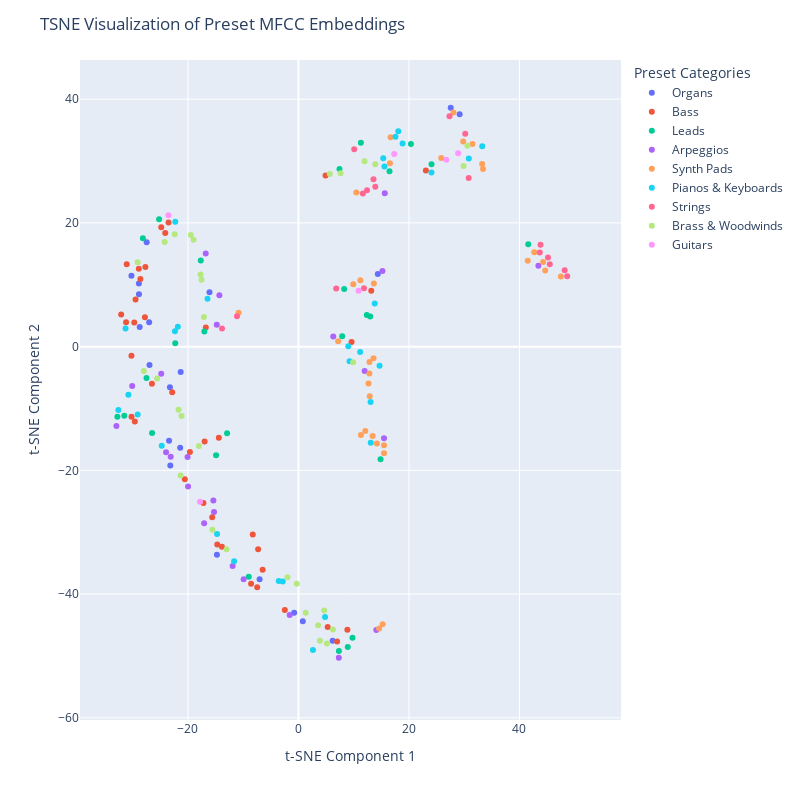

The code cell stored with this chart in its notebook:
### Markdown cell above
## Create the TSNE Plot

---

Let's now use Plotly to visualize these embeddings!

### Code cell
## Create the TSNE Plot with plotly
fig = px.scatter(df_filtered, x='x', y='y', color='categorized_name',hover_data=['preset_name', 'categorized_name'], width=800, height=800)

# add a legend
fig.update_layout(showlegend=True)

# add a title
fig.update_layout(title='TSNE Visualization of Preset MFCC Embeddings')

# add a hover label
fig.update_traces(hovertemplate='Preset Name: %{customdata[0]}<br>Categorized Name: %{customdata[1]}')

# obtain the data bounds
x_min = np.min(filtered_transformed_data[:, 0])*1.2
x_max = np.max(filtered_transformed_data[:, 0])*1.2
y_min = np.min(filtered_transformed_data[:, 1])*1.2
y_max = np.max(filtered_transformed_data[:, 1])*1.2

# add some extra info to the plot
fig.update_layout(
    width=800,
    height=800,
    xaxis_title='t-SNE Component 1',
    yaxis_title='t-SNE Component 2',
    legend_title='Preset Categories',
    xaxis=dict(range=[x_min, x_max]),
    yaxis=dict(range=[y_min, y_max]),
)   

# show the plot
fig.show()

### Figure 1 — Plotly figure (JSON) as saved in the notebook; plotly's stock layout.template omitted (floating-point values rounded to 4 significant figures)
{"data": [{"customdata": [["MT Tailwhip Organ (2)", "Organs"], ["ORG Organ 2 FMR", "Organs"], ["ORG Another Organ FMR", "Organs"], ["ORG Spartacus IX FMR", "Organs"], ["ORG Jazz Organ FMR", "Organs"], ["ORG Spartacus XI FMR", "Organs"], ["ORG Spartacus XII FMR", "Organs"], ["ORG Church Organ Positive FMR", "Organs"], ["ORG Church Organ Gated FMR", "Organs"], ["ORG Organ 1 FMR", "Organs"], ["ORG Spartacus X FMR", "Organs"], ["ORG Church Organ Full Pipes 1 FMR", "Organs"], ["ORG Synthesizer Organ 2 FMR", "Organs"], ["ORG Organ 3 FMR", "Organs"], ["ORG Synthesizer Organ 1 FMR", "Organs"], ["ORG Church Organ Full Pipes 2 FMR", "Organs"], ["MT Tailwhip Organ", "Organs"], ["14 Organ 1", "Organs"], ["15 Organ 2", "Organs"], ["61 Synthesizer Organ", "Organs"], ["16 Organ 3", "Organs"]], "hovertemplate": "Preset Name: %{customdata[0]}<br>Categorized Name: %{customdata[1]}", "legendgroup": "Organs", "marker": {"color": "#636efa", "symbol": "circle"}, "mode": "markers", "name": "Organs", "orientation": "v", "showlegend": true, "type": "scatter", "x": [-21.32, -23.42, -23.27, -27.02, -28.74, -28.89, -28.87, 14.37, -23.2, -26.96, -27.47, 29.17, -14.76, -30.23, -21.41, 27.56, -16.11, -7.032, -0.7848, 6.183, 0.7851], "xaxis": "x", "y": [-4.109, -15.22, -6.579, 3.922, 3.178, 10.2, 8.472, 11.74, -19.21, -2.981, 16.88, 37.55, -33.64, 11.47, -16.36, 38.61, 8.805, -37.59, -43.02, -47.53, -44.4], "yaxis": "y"}, {"customdata": [["Phasing Island Bass", "Bass"], ["Mono Pulse Bass", "Bass"], ["08-15 Bass", "Bass"], ["Classic Saw Bass", "Bass"], ["Funky Mod Bass", "Bass"], ["Ultra Deep Bass", "Bass"], ["FN-Bassliner-BAS", "Bass"], ["FN-Dark Bass II-BAS", "Bass"], ["FN-Flow Bass-BAS", "Bass"], ["FN-High Noise-BAS", "Bass"], ["FN-Wobblelike Bass-BAS", "Bass"], ["FN-Dark Bass-BAS", "Bass"], ["FN-Nostalgic Bass-BAS", "Bass"], ["FN-C64ish Bass", "Bass"], ["FN-Basslover", "Bass"], ["FN-Bass Wobbler-BAS", "Bass"], ["FN-Wobblebass-BAS", "Bass"], ["FN-Bass Lover-ARP", "Bass"], ["BAS Square Bass FMR", "Bass"], ["BAS Pulse Bass 1 FMR", "Bass"], ["BAS Acid Bass 2 FMR", "Bass"], ["BAS Acid Bass 1 FMR", "Bass"], ["BAS Acid Bass 4 FMR", "Bass"], ["BAS Pulse Bass 2 FMR", "Bass"], ["BAS Round Bass 2 FMR", "Bass"], ["BAS Synth Bass 2 FMR", "Bass"], ["BAS Acid Bass 3 FMR", "Bass"], ["BAS Wire Bass FMR", "Bass"], ["BAS Love Bass FMR", "Bass"], ["BAS Hooverish Bass FMR", "Bass"], ["BAS Basso Profondo FMR", "Bass"], ["BAS Synth Bass 1 FMR", "Bass"], ["BAS Round Bass 1 FMR", "Bass"], ["PRC Thump Bass Drum FMR", "Bass"], ["DRN Waving Bass Drone FMR", "Bass"], ["ARP Bass Arpeggio FMR", "Bass"], ["The Difference Bass", "Bass"], ["32 Bass 2", "Bass"], ["31 Bass 1", "Bass"]], "hovertemplate": "Preset Name: %{customdata[0]}<br>Categorized Name: %{customdata[1]}", "legendgroup": "Bass", "marker": {"color": "#EF553B", "symbol": "circle"}, "mode": "markers", "name": "Bass", "orientation": "v", "showlegend": true, "type": "scatter", "x": [-6.483, 5.285, -2.469, 8.851, 7.002, -7.471, -16.98, -8.269, -16.77, -29.62, -8.578, -7.299, -20.57, -14.41, -32.09, -14.7, -30.22, 23.06, -28.89, -27.71, -26.52, -27.79, -31.2, -24.12, -28.61, -29.72, -30.23, -24.84, -29.49, 9.611, -23.51, -22.85, 4.905, -31.09, 13.17, -19.65, -15.61, -13.85, -17.2], "xaxis": "x", "y": [-36.05, -45.32, -42.55, -45.76, -47.65, -38.9, -15.32, -30.36, 3.106, -12.1, -38.31, -32.75, -21.44, -14.73, 5.175, -32.0, -11.33, 28.46, 12.57, 12.87, -6.003, 4.755, 3.931, 18.35, 10.95, 3.912, -1.455, 19.29, 7.62, 0.7575, 20.07, -7.367, 27.67, 13.31, 9.037, -17.03, -27.57, -32.34, -25.27], "yaxis": "y"}, {"customdata": [["Big Lead", "Leads"], ["Super Funky Lead", "Leads"], ["Mellow LoFi Lead", "Leads"], ["FN-Analog Lead-FN", "Leads"], ["FN-Nostalgicer Lead-LEA", "Leads"], ["FN-Plastic Lead-LEA", "Leads"], ["FN-I Need Lead-LEA", "Leads"], ["FN-Filter Lead-LEA", "Leads"], ["LED Big Lead 2 FMR", "Leads"], ["LED Sing Like a Cat FMR", "Leads"], ["LED Spartacus III FMR", "Leads"], ["LED Calliope FMR", "Leads"], ["LED Spartacus IV FMR", "Leads"], ["LED Spartacus II FMR", "Leads"], ["LED Reed 1 FMR", "Leads"], ["LED Big Lead 1 FMR", "Leads"], ["LED Flutey Vibrato Solo FMR", "Leads"], ["LED Silk Road Lead FMR", "Leads"], ["LED Reed 3 FMR", "Leads"], ["LED PWM Lead FMR", "Leads"], ["LED Violin FMR", "Leads"], ["LED Square Lead FMR", "Leads"], ["LED Meeaow Lead FMR", "Leads"], ["LED LFO Lead FMR", "Leads"], ["LED Tin Whistle FMR", "Leads"], ["MT Tailwhip Lead", "Leads"]], "hovertemplate": "Preset Name: %{customdata[0]}<br>Categorized Name: %{customdata[1]}", "legendgroup": "Leads", "marker": {"color": "#00cc96", "symbol": "circle"}, "mode": "markers", "name": "Leads", "orientation": "v", "showlegend": true, "type": "scatter", "x": [-8.998, 7.317, 8.917, 8.274, 14.85, 12.37, 12.98, -12.92, -32.77, -17.03, 7.423, -28.16, 16.48, -17.68, -31.52, -25.22, 9.773, 7.913, -22.3, 24.08, -27.5, 41.59, 20.36, 11.3, -26.5, -14.91], "xaxis": "x", "y": [-37.2, -49.2, -48.55, 9.334, -18.22, 5.099, 4.85, -14.0, -11.35, 2.463, 28.73, 17.53, 28.35, 13.93, -11.19, 20.59, -47.04, 1.688, 0.5595, 29.49, -5.086, 16.54, 32.75, 32.97, -13.95, -17.57], "yaxis": "y"}, {"customdata": [["Dream Arp", "Arpeggios"], ["FN-Free Willy-ARP", "Arpeggios"], ["FN-Backwards ARP", "Arpeggios"], ["FN-Anastyle-ARP", "Arpeggios"], ["FN-Percussive Plugger2-ARP", "Arpeggios"], ["FN-Percussive Plugger-ARP", "Arpeggios"], ["FN-Pluggiolator-ARP", "Arpeggios"], ["FN-C64ish Arp", "Arpeggios"], ["FN-Anastyle II-ARP", "Arpeggios"], ["FN-One Finger Show-ARP", "Arpeggios"], ["FN-Percussive Plugger3-ARP", "Arpeggios"], ["FN-Rhytmic Noise-ARP", "Arpeggios"], ["ARP Swinging Arpeggio FMR", "Arpeggios"], ["ARP PWM LFO Arpeggio FMR", "Arpeggios"], ["ARP KS-TD Arpeggio FMR", "Arpeggios"], ["ARP Play Just One Note FMR", "Arpeggios"], ["ARP Random Arpeggiated PWM FMR", "Arpeggios"], ["ARP String Machine Arpeggio FMR", "Arpeggios"], ["ARP Ravers Arp FMR", "Arpeggios"], ["ARP Cold Thinking Arpeggio FMR", "Arpeggios"], ["ARP Berlin School Arpeggio FMR", "Arpeggios"], ["ARP Wisteria Spot FMR", "Arpeggios"], ["ARP Stringish Arp FMR", "Arpeggios"], ["ARP Circles Arpeggio FMR", "Arpeggios"]], "hovertemplate": "Preset Name: %{customdata[0]}<br>Categorized Name: %{customdata[1]}", "legendgroup": "Arpeggios", "marker": {"color": "#ab63fa", "symbol": "circle"}, "mode": "markers", "name": "Arpeggios", "orientation": "v", "showlegend": true, "type": "scatter", "x": [15.49, -9.926, -17.07, -1.589, -23.13, -23.96, -15.28, 7.302, -15.4, -11.92, -30.09, 14.09, 6.301, -19.98, 11.98, 15.62, -16.79, 43.42, -14.79, -32.95, 15.2, -14.31, -24.84, -20.07], "xaxis": "x", "y": [-14.8, -37.61, -28.57, -43.37, -17.78, -17.06, -26.71, -50.29, -24.87, -35.46, -6.354, -45.79, 1.636, -22.62, -3.926, 24.78, 15.04, 13.09, 3.551, -12.83, 12.21, 8.325, -4.383, -17.85], "yaxis": "y"}, {"customdata": [["FN-Dark Night-PAD", "Synth Pads"], ["FN-Analog Feeling-PAD", "Synth Pads"], ["FN-Blubberfeld-PAD", "Synth Pads"], ["FN-Noisia-PAD", "Synth Pads"], ["FN-Darpesh Pad-PAD", "Synth Pads"], ["FN-Restless Night-PAD", "Synth Pads"], ["FN-Analog Pad-PAD", "Synth Pads"], ["FN-RollinSun-PAD", "Synth Pads"], ["FN-Flowing Filter-PAD", "Synth Pads"], ["FN-Experimental-PAD", "Synth Pads"], ["PAD Rise the Pulse FMR", "Synth Pads"], ["PAD Spartacus I FMR", "Synth Pads"], ["PAD Spartacus V FMR", "Synth Pads"], ["PAD Reso Pad FMR", "Synth Pads"], ["PAD Metal Rotor Pad FMR", "Synth Pads"], ["PAD Classic Sweep Pad FMR", "Synth Pads"], ["PAD Dive Into The Deep FMR", "Synth Pads"], ["PAD Meditation Pad 3 FMR", "Synth Pads"], ["PAD Forever Pad FMR", "Synth Pads"], ["PAD Hoiy Mass FMR", "Synth Pads"], ["PAD Woosh Pad FMR", "Synth Pads"], ["PAD Massive Pad 1 FMR", "Synth Pads"], ["PAD Big Synth Pad 2 FMR", "Synth Pads"], ["PAD This Is It FMR", "Synth Pads"], ["PAD Meditation Pad 1 FMR", "Synth Pads"], ["PAD Chariots VG Brass FMR", "Synth Pads"], ["PAD Bass Pad FMR", "Synth Pads"], ["PAD PWM Pad FMR", "Synth Pads"], ["PAD Meditation Pad 2 FMR", "Synth Pads"], ["PAD Big Synth Pad 1 FMR", "Synth Pads"], ["PAD Massive Pad 2 FMR", "Synth Pads"], ["PAD High Res Pad FMR", "Synth Pads"]], "hovertemplate": "Preset Name: %{customdata[0]}<br>Categorized Name: %{customdata[1]}", "legendgroup": "Synth Pads", "marker": {"color": "#FFA15A", "symbol": "circle"}, "mode": "markers", "name": "Synth Pads", "orientation": "v", "showlegend": true, "type": "scatter", "x": [9.914, 13.59, 25.84, 14.59, 14.19, 15.49, 15.48, 15.23, 29.81, 11.2, 12.68, 47.5, 42.68, 33.24, 28.05, 12.9, 12.09, 11.3, 33.41, 13.65, 12.83, 16.55, 41.49, 44.66, 12.85, 16.68, -10.84, 10.47, 13.42, 31.49, 7.18, 44.29], "xaxis": "x", "y": [10.1, -1.869, 30.5, -45.54, -15.67, -17.23, -15.94, -44.86, 33.16, 10.71, -5.957, 11.32, 15.24, 29.53, 37.85, -8.012, -13.62, -14.28, 28.72, 10.19, -4.34, 29.65, 13.88, 12.32, -2.487, 33.85, 5.458, 24.89, -14.44, 32.77, 0.8708, 13.69], "yaxis": "y"}, {"customdata": [["FN-Chordmachine-KEY", "Pianos & Keyboards"], ["FN-Easy Keys", "Pianos & Keyboards"], ["FN-Chordmachine II-KEY", "Pianos & Keyboards"], ["FN-Small Keys-KEY", "Pianos & Keyboards"], ["FN-Low Keys-KEY", "Pianos & Keyboards"], ["PNO Piano 2 FMR", "Pianos & Keyboards"], ["PNO Another E P FMR", "Pianos & Keyboards"], ["PNO Classic E P FMR", "Pianos & Keyboards"], ["PNO Sweet Tines FMR", "Pianos & Keyboards"], ["PNO Piano 1 FMR", "Pianos & Keyboards"], ["PNO Mellow Piano FMR", "Pianos & Keyboards"], ["PNO Bright Rhodes FMR", "Pianos & Keyboards"], ["SYN Fluctuation Keys FMR", "Pianos & Keyboards"], ["KBD Celesta FMR", "Pianos & Keyboards"], ["KBD Funk B FMR", "Pianos & Keyboards"], ["KBD Harpsichord 1 FMR", "Pianos & Keyboards"], ["KBD Harpsichord 2 FMR", "Pianos & Keyboards"], ["KBD Funk A FMR", "Pianos & Keyboards"], ["KBD Classic Clavinet FMR", "Pianos & Keyboards"], ["KBD Clavichord 2 FMR", "Pianos & Keyboards"], ["KBD Clavichord 1 FMR", "Pianos & Keyboards"], ["KBD Synthi Clavinet FMR", "Pianos & Keyboards"], ["25 Harpsichord 1", "Pianos & Keyboards"], ["23 Celesta", "Pianos & Keyboards"], ["34 Clavichord 2", "Pianos & Keyboards"], ["22 Piano 2", "Pianos & Keyboards"], ["33 Clavichord 1", "Pianos & Keyboards"], ["21 Piano 1", "Pianos & Keyboards"], ["26 Harpsichord 2", "Pianos & Keyboards"], ["24 Mellow Piano", "Pianos & Keyboards"]], "hovertemplate": "Preset Name: %{customdata[0]}<br>Categorized Name: %{customdata[1]}", "legendgroup": "Pianos & Keyboards", "marker": {"color": "#19d3f3", "symbol": "circle"}, "mode": "markers", "name": "Pianos & Keyboards", "orientation": "v", "showlegend": true, "type": "scatter", "x": [15.56, 30.83, 15.34, 24.08, 9.246, -21.83, 18.07, 9.02, 18.84, -24.75, 17.56, 11.16, 33.26, 14.67, -31.3, -30.78, -22.3, -29.1, -16.47, -32.59, -14.73, -22.36, -11.65, 13.08, 4.814, 2.62, -3.563, -2.847, 13.8, 13.05], "xaxis": "x", "y": [29.13, 30.39, 30.45, 28.15, -2.369, 3.215, 34.81, 0.05421, 32.85, -16.03, 33.93, -0.8815, 32.37, -3.079, 2.949, -7.772, 20.17, -10.96, 7.755, -10.23, -30.28, 2.494, -34.68, -15.52, -43.69, -49.02, -37.88, -37.98, 6.955, -8.963], "yaxis": "y"}, {"customdata": [["STR String Machine FMR", "Strings"], ["STR PWM Strings 2 FMR", "Strings"], ["STR Strings 1 FMR", "Strings"], ["STR Eminent Strings FMR", "Strings"], ["STR Strings 2 FMR", "Strings"], ["STR PWM Strings 1 FMR", "Strings"], ["STR Spartacus VI FMR", "Strings"], ["STR String Ensemble FMR", "Strings"], ["STR Prophet Strings FMR", "Strings"], ["STR Soft Strings FMR", "Strings"], ["STR Low Strings FMR", "Strings"], ["STR Full Strings FMR", "Strings"], ["STR Spartacus VII FMR", "Strings"], ["STR Strings 3 FMR", "Strings"], ["11 Strings 1", "Strings"], ["41 Violine", "Strings"], ["12 Strings 2", "Strings"], ["13 Strings 3", "Strings"]], "hovertemplate": "Preset Name: %{customdata[0]}<br>Categorized Name: %{customdata[1]}", "legendgroup": "Strings", "marker": {"color": "#FF6692", "symbol": "circle"}, "mode": "markers", "name": "Strings", "orientation": "v", "showlegend": true, "type": "scatter", "x": [48.65, 10.09, 13.9, 43.68, 13.58, 30.8, 43.81, 48.18, -11.12, 6.829, 27.33, 45.16, 45.49, 30.18, 11.65, -13.84, 12.41, 11.86], "xaxis": "x", "y": [11.37, 31.92, 25.84, 15.23, 27.05, 27.25, 16.45, 12.33, 4.913, 9.409, 37.22, 14.41, 13.33, 34.42, 24.76, 2.918, 25.26, 9.436], "yaxis": "y"}, {"customdata": [["WND English Horn FMR", "Brass & Woodwinds"], ["WND Ocarina FMR", "Brass & Woodwinds"], ["WND Flute 1 FMR", "Brass & Woodwinds"], ["WND Flute 2 FMR", "Brass & Woodwinds"], ["WND Pan Flute FMR", "Brass & Woodwinds"], ["WND Oboe FMR", "Brass & Woodwinds"], ["WND Clarinet FMR", "Brass & Woodwinds"], ["WND Flauto Dolce FMR", "Brass & Woodwinds"], ["BRS Brass 2 FMR", "Brass & Woodwinds"], ["BRS French Horn FMR", "Brass & Woodwinds"], ["BRS Brass Pad 1 FMR", "Brass & Woodwinds"], ["BRS Tuba FMR", "Brass & Woodwinds"], ["BRS Brass Pad 2 FMR", "Brass & Woodwinds"], ["BRS Brass 1 FMR", "Brass & Woodwinds"], ["BRS Low Brass FMR", "Brass & Woodwinds"], ["BRS Phase Brass FMR", "Brass & Woodwinds"], ["BRS Trumpet FMR", "Brass & Woodwinds"], ["BRS Brass 3 FMR", "Brass & Woodwinds"], ["BRS Prophet Brass FMR", "Brass & Woodwinds"], ["BRS Brass Pad 3 FMR", "Brass & Woodwinds"], ["SYN Wah Brass FMR", "Brass & Woodwinds"], ["The Difference Trumpet Synth", "Brass & Woodwinds"], ["17 Brass", "Brass & Woodwinds"], ["46 Clarinet", "Brass & Woodwinds"], ["45 Flute", "Brass & Woodwinds"], ["52 Wah Brass", "Brass & Woodwinds"], ["48 English Horn", "Brass & Woodwinds"], ["47 Oboe", "Brass & Woodwinds"], ["18 Phase Brass", "Brass & Woodwinds"], ["43 Horn", "Brass & Woodwinds"], ["42 Trumpet", "Brass & Woodwinds"]], "hovertemplate": "Preset Name: %{customdata[0]}<br>Categorized Name: %{customdata[1]}", "legendgroup": "Brass & Woodwinds", "marker": {"color": "#B6E880", "symbol": "circle"}, "mode": "markers", "name": "Brass & Woodwinds", "orientation": "v", "showlegend": true, "type": "scatter", "x": [-17.55, -21.71, -24.22, -29.11, -22.4, -17.12, -17.73, -21.16, 5.666, -18.01, 13.9, -25.58, 30.57, -27.99, 11.95, 7.618, -15.58, -18.98, -19.47, 29.89, -21.33, 9.893, 1.314, -1.995, 3.88, 6.24, -0.3112, 4.651, -13.01, 5.148, 3.553], "xaxis": "x", "y": [10.81, -10.21, 16.91, 13.62, 18.16, 4.77, 11.66, -11.22, 27.9, -16.04, 29.47, -5.157, 32.46, -3.949, 29.98, 28.03, -29.61, 17.27, 18.06, 29.2, -20.83, -2.542, -43.03, -37.3, -47.55, -45.72, -38.33, -42.63, -32.74, -47.98, -45.03], "yaxis": "y"}, {"customdata": [["GTR Overdrive Guitar FMR", "Guitars"], ["GTR Chorused Ovation FMR", "Guitars"], ["GTR Jazz Guitar FMR", "Guitars"], ["GTR Steel String Guitar FMR", "Guitars"], ["GTR Acoustic Guitar FMR", "Guitars"], ["27 Guitar", "Guitars"]], "hovertemplate": "Preset Name: %{customdata[0]}<br>Categorized Name: %{customdata[1]}", "legendgroup": "Guitars", "marker": {"color": "#FF97FF", "symbol": "circle"}, "mode": "markers", "name": "Guitars", "orientation": "v", "showlegend": true, "type": "scatter", "x": [-23.54, 28.9, -17.82, 26.74, 17.33, 10.88], "xaxis": "x", "y": [21.26, 31.26, -25.08, 30.19, 31.15, 9.041], "yaxis": "y"}], "layout": {"height": 800, "legend": {"title": {"text": "Preset Categories"}, "tracegroupgap": 0}, "margin": {"t": 60}, "showlegend": true, "title": {"text": "TSNE Visualization of Preset MFCC Embeddings"}, "width": 800, "xaxis": {"anchor": "y", "domain": [0, 1], "range": [-39.54, 58.37], "title": {"text": "t-SNE Component 1"}}, "yaxis": {"anchor": "x", "domain": [0, 1], "range": [-60.35, 46.33], "title": {"text": "t-SNE Component 2"}}}}
